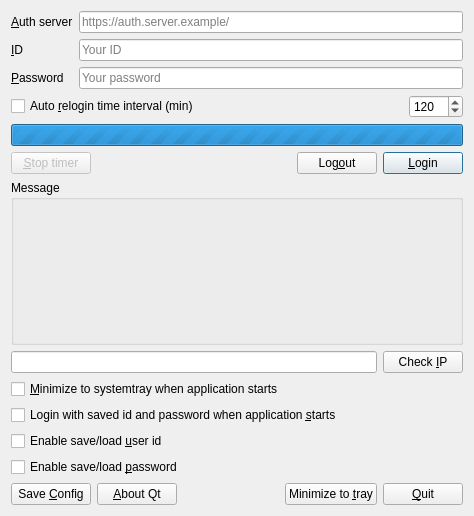
<?xml version="1.0" encoding="UTF-8"?>
<ui version="4.0">
 <class>MainWidget</class>
 <widget class="QWidget" name="MainWidget">
  <property name="geometry">
   <rect>
    <x>0</x>
    <y>0</y>
    <width>474</width>
    <height>516</height>
   </rect>
  </property>
  <property name="windowTitle">
   <string>QAutoLogin</string>
  </property>
  <property name="windowIcon">
   <iconset resource="resource.qrc">
    <normaloff>:/image/icon.png</normaloff>:/image/icon.png</iconset>
  </property>
  <layout class="QVBoxLayout" name="verticalLayout_2">
   <item>
    <layout class="QFormLayout" name="formLayout">
     <property name="fieldGrowthPolicy">
      <enum>QFormLayout::ExpandingFieldsGrow</enum>
     </property>
     <item row="1" column="0">
      <widget class="QLabel" name="label">
       <property name="text">
        <string>&amp;ID</string>
       </property>
       <property name="buddy">
        <cstring>idEdit</cstring>
       </property>
      </widget>
     </item>
     <item row="1" column="1">
      <widget class="QLineEdit" name="idEdit">
       <property name="text">
        <string/>
       </property>
       <property name="placeholderText">
        <string>Your ID</string>
       </property>
      </widget>
     </item>
     <item row="2" column="0">
      <widget class="QLabel" name="label_2">
       <property name="text">
        <string>&amp;Password</string>
       </property>
       <property name="buddy">
        <cstring>passEdit</cstring>
       </property>
      </widget>
     </item>
     <item row="2" column="1">
      <widget class="QLineEdit" name="passEdit">
       <property name="inputMask">
        <string/>
       </property>
       <property name="text">
        <string/>
       </property>
       <property name="placeholderText">
        <string>Your password</string>
       </property>
      </widget>
     </item>
     <item row="0" column="0">
      <widget class="QLabel" name="label_3">
       <property name="text">
        <string>&amp;Auth server</string>
       </property>
       <property name="buddy">
        <cstring>serverNameEdit</cstring>
       </property>
      </widget>
     </item>
     <item row="0" column="1">
      <widget class="QLineEdit" name="serverNameEdit">
       <property name="sizePolicy">
        <sizepolicy hsizetype="Expanding" vsizetype="Fixed">
         <horstretch>0</horstretch>
         <verstretch>0</verstretch>
        </sizepolicy>
       </property>
       <property name="text">
        <string/>
       </property>
       <property name="placeholderText">
        <string>https://auth.server.example/</string>
       </property>
       <property name="clearButtonEnabled">
        <bool>false</bool>
       </property>
      </widget>
     </item>
    </layout>
   </item>
   <item>
    <layout class="QHBoxLayout" name="horizontalLayout">
     <item>
      <widget class="QCheckBox" name="repeatCheckBox">
       <property name="sizePolicy">
        <sizepolicy hsizetype="Expanding" vsizetype="Fixed">
         <horstretch>0</horstretch>
         <verstretch>0</verstretch>
        </sizepolicy>
       </property>
       <property name="text">
        <string>Auto &amp;relogin time interval (min)</string>
       </property>
      </widget>
     </item>
     <item>
      <widget class="QSpinBox" name="repatSpinBox">
       <property name="sizePolicy">
        <sizepolicy hsizetype="Minimum" vsizetype="Fixed">
         <horstretch>0</horstretch>
         <verstretch>0</verstretch>
        </sizepolicy>
       </property>
       <property name="minimum">
        <number>1</number>
       </property>
       <property name="maximum">
        <number>2048</number>
       </property>
       <property name="value">
        <number>120</number>
       </property>
      </widget>
     </item>
    </layout>
   </item>
   <item>
    <layout class="QHBoxLayout" name="horizontalLayout_4">
     <item>
      <widget class="QProgressBar" name="progressBar">
       <property name="maximum">
        <number>0</number>
       </property>
       <property name="value">
        <number>0</number>
       </property>
       <property name="format">
        <string>Next login to %v[min]</string>
       </property>
      </widget>
     </item>
    </layout>
   </item>
   <item>
    <layout class="QHBoxLayout" name="horizontalLayout_2">
     <item>
      <widget class="QPushButton" name="stopTimerButton">
       <property name="enabled">
        <bool>false</bool>
       </property>
       <property name="text">
        <string>&amp;Stop timer</string>
       </property>
      </widget>
     </item>
     <item>
      <spacer name="horizontalSpacer_2">
       <property name="orientation">
        <enum>Qt::Horizontal</enum>
       </property>
       <property name="sizeHint" stdset="0">
        <size>
         <width>40</width>
         <height>20</height>
        </size>
       </property>
      </spacer>
     </item>
     <item>
      <widget class="QPushButton" name="logoutButton">
       <property name="text">
        <string>Log&amp;out</string>
       </property>
      </widget>
     </item>
     <item>
      <widget class="QPushButton" name="loginButton">
       <property name="text">
        <string>&amp;Login</string>
       </property>
       <property name="autoDefault">
        <bool>true</bool>
       </property>
       <property name="default">
        <bool>true</bool>
       </property>
      </widget>
     </item>
    </layout>
   </item>
   <item>
    <widget class="QGroupBox" name="groupBox">
     <property name="sizePolicy">
      <sizepolicy hsizetype="Preferred" vsizetype="MinimumExpanding">
       <horstretch>0</horstretch>
       <verstretch>0</verstretch>
      </sizepolicy>
     </property>
     <property name="title">
      <string>Message</string>
     </property>
     <layout class="QVBoxLayout" name="verticalLayout_3">
      <item>
       <widget class="QLabel" name="messageLabel">
        <property name="text">
         <string/>
        </property>
       </widget>
      </item>
     </layout>
    </widget>
   </item>
   <item>
    <layout class="QHBoxLayout" name="horizontalLayout_5">
     <item>
      <widget class="QLineEdit" name="ipEdit"/>
     </item>
     <item>
      <widget class="QPushButton" name="checkIpButton">
       <property name="text">
        <string>Check &amp;IP</string>
       </property>
      </widget>
     </item>
    </layout>
   </item>
   <item>
    <layout class="QVBoxLayout" name="verticalLayout">
     <item>
      <widget class="QCheckBox" name="autoToTrayCheckBox">
       <property name="text">
        <string>&amp;Minimize to systemtray when application starts</string>
       </property>
      </widget>
     </item>
     <item>
      <widget class="QCheckBox" name="autoStartCheckBox">
       <property name="text">
        <string>Login with saved id and password when application &amp;starts</string>
       </property>
      </widget>
     </item>
     <item>
      <widget class="QCheckBox" name="saveIdCheckBox">
       <property name="text">
        <string>Enable save/load &amp;user id</string>
       </property>
      </widget>
     </item>
     <item>
      <widget class="QCheckBox" name="savePassCheckBox">
       <property name="text">
        <string>Enable save/load &amp;password</string>
       </property>
      </widget>
     </item>
    </layout>
   </item>
   <item>
    <layout class="QHBoxLayout" name="horizontalLayout_3">
     <item>
      <widget class="QPushButton" name="saveConfigButton">
       <property name="text">
        <string>Save &amp;Config</string>
       </property>
      </widget>
     </item>
     <item>
      <widget class="QPushButton" name="aboutButton">
       <property name="text">
        <string>&amp;About Qt</string>
       </property>
      </widget>
     </item>
     <item>
      <spacer name="horizontalSpacer">
       <property name="orientation">
        <enum>Qt::Horizontal</enum>
       </property>
       <property name="sizeHint" stdset="0">
        <size>
         <width>40</width>
         <height>20</height>
        </size>
       </property>
      </spacer>
     </item>
     <item>
      <widget class="QPushButton" name="minimizePushButton">
       <property name="text">
        <string>Minimize to &amp;tray</string>
       </property>
      </widget>
     </item>
     <item>
      <widget class="QPushButton" name="closeButton">
       <property name="text">
        <string>&amp;Quit</string>
       </property>
      </widget>
     </item>
    </layout>
   </item>
  </layout>
 </widget>
 <layoutdefault spacing="6" margin="11"/>
 <tabstops>
  <tabstop>idEdit</tabstop>
  <tabstop>passEdit</tabstop>
  <tabstop>serverNameEdit</tabstop>
  <tabstop>repeatCheckBox</tabstop>
  <tabstop>repatSpinBox</tabstop>
  <tabstop>stopTimerButton</tabstop>
  <tabstop>logoutButton</tabstop>
  <tabstop>loginButton</tabstop>
  <tabstop>ipEdit</tabstop>
  <tabstop>checkIpButton</tabstop>
  <tabstop>autoToTrayCheckBox</tabstop>
  <tabstop>autoStartCheckBox</tabstop>
  <tabstop>saveIdCheckBox</tabstop>
  <tabstop>savePassCheckBox</tabstop>
 </tabstops>
 <resources>
  <include location="resource.qrc"/>
 </resources>
 <connections>
  <connection>
   <sender>serverNameEdit</sender>
   <signal>returnPressed()</signal>
   <receiver>loginButton</receiver>
   <slot>click()</slot>
   <hints>
    <hint type="sourcelabel">
     <x>335</x>
     <y>15</y>
    </hint>
    <hint type="destinationlabel">
     <x>463</x>
     <y>205</y>
    </hint>
   </hints>
  </connection>
  <connection>
   <sender>idEdit</sender>
   <signal>returnPressed()</signal>
   <receiver>loginButton</receiver>
   <slot>click()</slot>
   <hints>
    <hint type="sourcelabel">
     <x>266</x>
     <y>51</y>
    </hint>
    <hint type="destinationlabel">
     <x>463</x>
     <y>205</y>
    </hint>
   </hints>
  </connection>
  <connection>
   <sender>passEdit</sender>
   <signal>returnPressed()</signal>
   <receiver>loginButton</receiver>
   <slot>click()</slot>
   <hints>
    <hint type="sourcelabel">
     <x>301</x>
     <y>102</y>
    </hint>
    <hint type="destinationlabel">
     <x>463</x>
     <y>205</y>
    </hint>
   </hints>
  </connection>
 </connections>
</ui>
